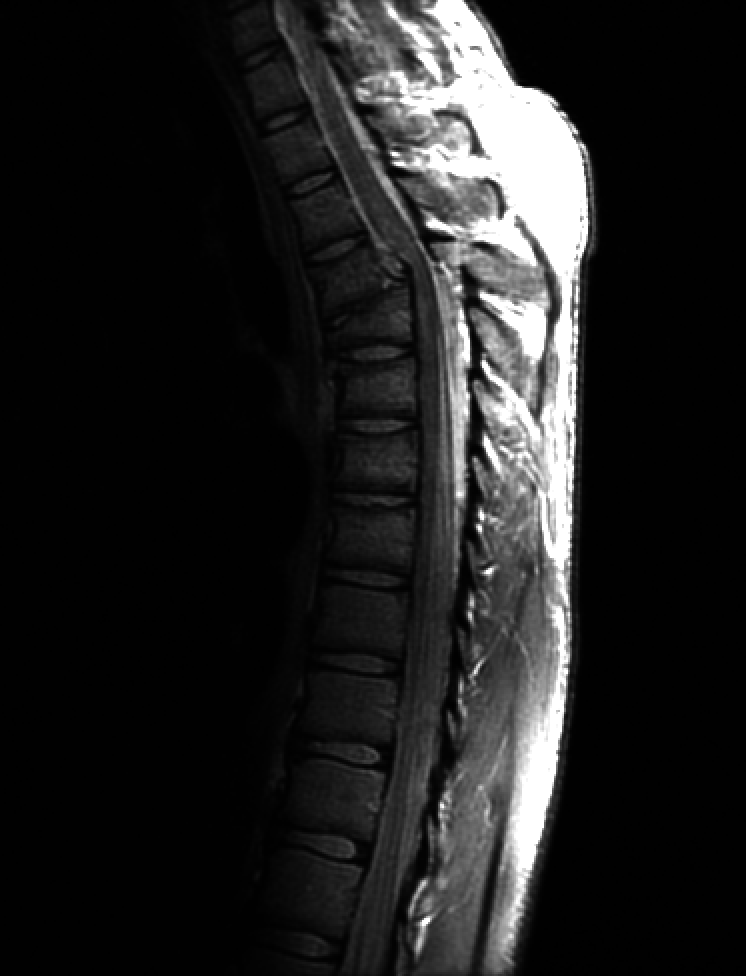
#> input picture Basic intensity transform/power law gamma/input1.jpg, 746 x 976 px
$ python gamma.py
#> lines starting #> are read from the running program, lines starting #| are printed output that depends on the picture
# -*- coding: utf-8 -*-
"""
Created on Wed May 11 01:31:34 2022

@author: Asus
"""

import cv2 as cv
import matplotlib.pyplot as plt
import numpy as np
import math

path = "input1.jpg"

img = cv.imread(path)
#> img is the input picture: shape (976, 746, 3); min 0, max 255, mean 32.6

img = cv.cvtColor(img,cv.COLOR_BGR2GRAY)
#> img: shape (976, 746)

img = cv.resize(img,(200,200))
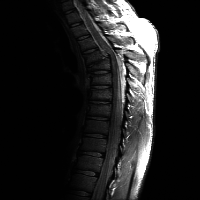
#> img: shape (200, 200); min 0, max 255, mean 32.6

plt.imshow(img,'gray')

plt.title("Input:")

plt.show()

op = np.zeros((img.shape[0],img.shape[1]),np.float32)

for i in range(img.shape[0]):
    for j in range(img.shape[1]):
        c = 1.0
        g = 0.5

        x = c*math.pow(img[i][j],g)
        l = img.min()
        r = img.max()
        mn = c*math.pow(l,g)
        mx = c*math.pow(r,g)
        op[i][j] = (((r-l)*(x-mn))/(mx-mn)) + l
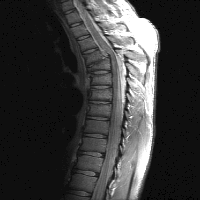
#> op: shape (200, 200) float32; min 0, max 255, mean 59.2
plt.imshow(op,'gray')
plt.title("Output")
plt.show()

$ run again, with Basic intensity transform/power law gamma/input2.jpg copied over Basic intensity transform/power law gamma/input1.jpg
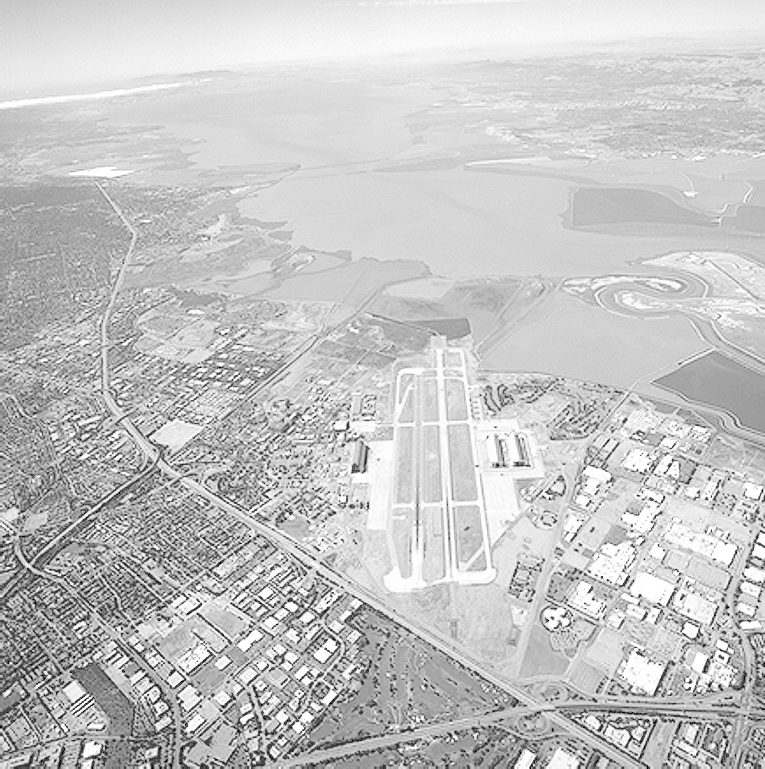
#> input picture Basic intensity transform/power law gamma/input2.jpg, 765 x 769 px
#> img is the input picture: shape (769, 765, 3); min 0, max 255, mean 197.1
#> `img = cv.resize(img,(200,200))`:
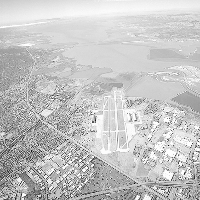
#> img: shape (200, 200); min 1, max 255, mean 197
#> after the loop `for i in range(img.shape[0]):`:
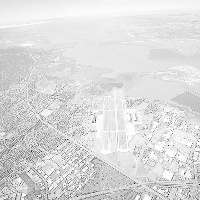
#> op: shape (200, 200) float32; min 1, max 255, mean 220.8

$ run again, with Basic intensity transform/power law gamma/in2.png saved as Basic intensity transform/power law gamma/input1.jpg
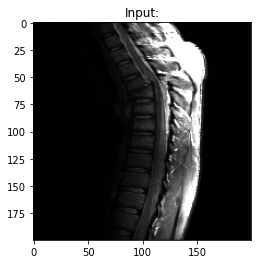
#> input picture Basic intensity transform/power law gamma/in2.png, 257 x 264 px
#> img is the input picture: shape (264, 257, 3); min 0, max 255, mean 95.7
#> `img = cv.resize(img,(200,200))`:
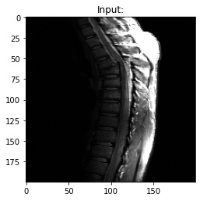
#> img: shape (200, 200); min 0, max 255, mean 95.8
#> after the loop `for i in range(img.shape[0]):`:
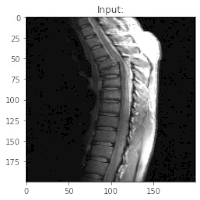
#> op: shape (200, 200) float32; min 0, max 255, mean 115.6
